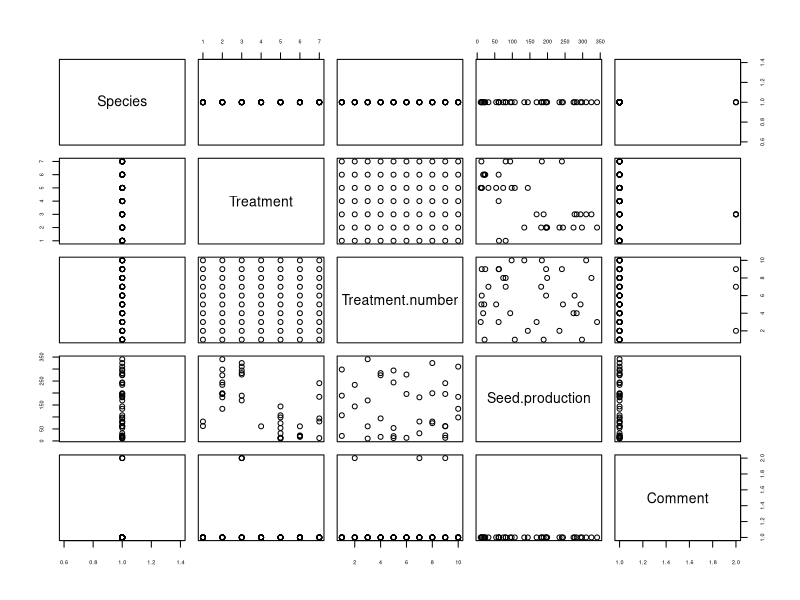
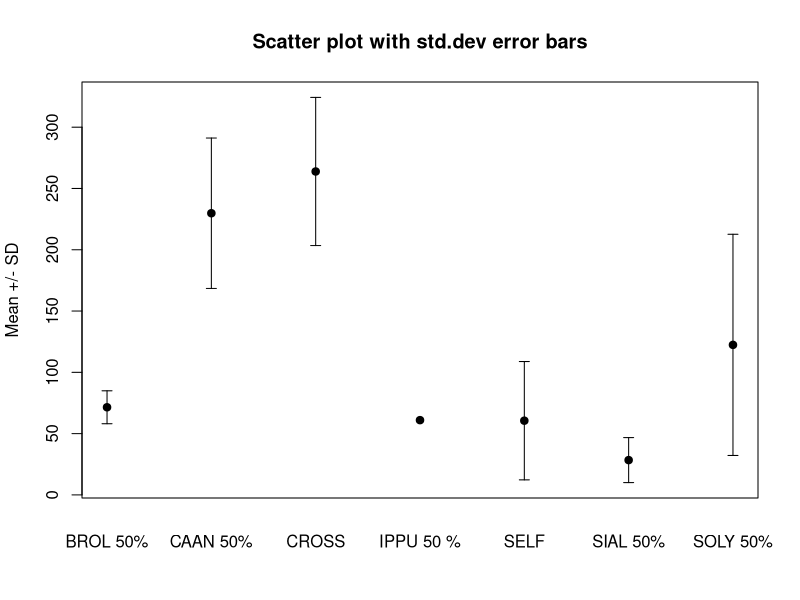

Source code (R) for these figures, in order:

#In this script I'm going to represent the seed set of the different species 

#First species Petunia integrifolia, CODE=PEIN, N=10 for each treatment, just represented the ones that we have obtained seed set


library(reshape2)

# Consider NA's as 0, I have to double check this

seed_set <- read.csv("PEIN_seed_set.csv", sep=";")

#Delete Cross with lost seeds
seed_set[c(12,17,19),4] <- NA
#Deleted

mean_seed_seet <- dcast(Treatment ~ ., value.var = "Seed.production", fun.aggregate = mean, data = seed_set, na.rm= TRUE)

mean_seed_seet$.-> avg

sd_seed_seet <- dcast(Treatment ~ ., value.var = "Seed.production", fun.aggregate = sd, data = seed_set, na.rm= TRUE)

sd_seed_seet$. -> sdev

sdev[4] <- 0

plot(seed_set, cex.axis=0.5)

x <- 1:7

plot(x, avg,
     ylim=range(c(avg-sdev, avg+sdev)),
     pch=19, xlab="", xaxt='n', ylab="Mean +/- SD",
     main="Scatter plot with std.dev error bars"
)
# hack: we draw arrows but with very special "arrowheads"
arrows(x, avg-sdev, x, avg+sdev, length=0.05, angle=90, code=3)

axis(x, at=1:7, labels = mean_seed_seet$Treatment,cex=0.2, tick = FALSE, padj= -0.5, side = 1)


